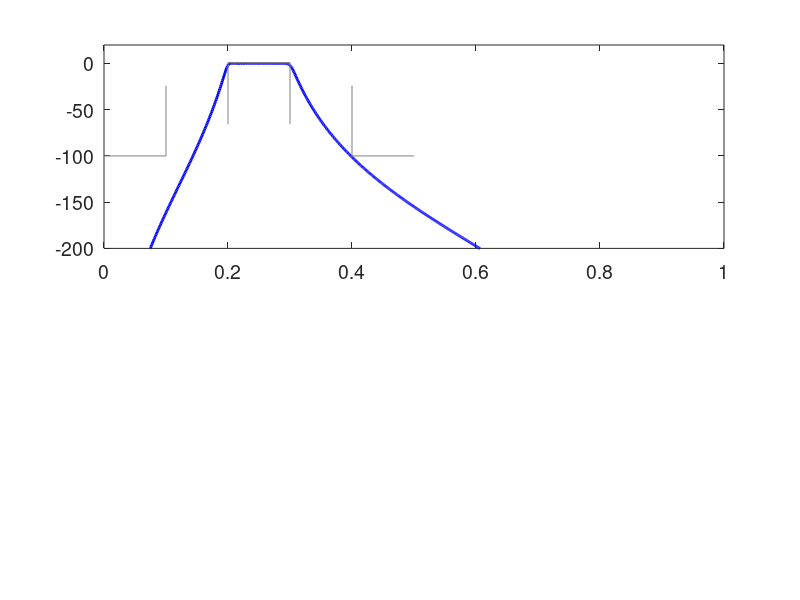

This figure's MATLAB source: (Note: this script raises an error after producing the figure.)
%% Exercise 1.1
% Clear all variables and command window
clear all;
close all;
clc;

%% Construct Butterworth filter
% Create filter coefficients for Butterworth bandpass filter 
% with the given specifications
wp = [0.2 0.3];
ws = [0.1 0.4];
Rp = 2;
Rs = 100;
[n, wn] = buttord(wp,ws,Rp,Rs);
[B, A] = butter(n,wn,'bandpass');
% Compute the 1000 element frequency response
[H, w] = freqz(B,A,1e3);
H=H';
w=w'./pi;

%% Plot the frequency response
close all;
% Plot the magnitude and the pahse of the frequency response
figure('Name', 'Frequncy response', 'position', [800 300 700 450]);
subplot(2,1,1)
p_mag=plot(w, mag2db(abs(H)), 'b-');
ylim([-200, 20])
xlim([0 1])
set(gca, 'Fontsize', 14)
set(p_mag, 'Linewidth', 2)
% Add vertical lines to illustrate filter specifiations
y_lims=get(gca, 'YLim');
line([wp(1), wp(1)], [Rp/2+ 1/3*y_lims(1), Rp/2],...
    'color', [.5, .5, .5])
line([wp(2), wp(2)], [Rp/2+ 1/3*y_lims(1), Rp/2],...
    'color', [.5, .5, .5])
line([ws(1), ws(1)], [-Rs, Rp/2-25],...
    'color', [.5, .5, .5])
line([ws(2), ws(2)], [-Rs, Rp/2-25],...
    'color', [.5, .5, .5])
% Add horisontal lines to illustrate filter specifications
x_lims=get(gca, 'Xlim');
line([wp(1), wp(2)], [Rp/2, Rp/2],...
    'color', [.5, .5, .5])
line([x_lims(1), ws(1)], [-Rs, -Rs],...
    'color', [.5, .5, .5])
line([ws(2), ws(2)+1/10], [-Rs, -Rs],...
    'color', [.5, .5, .5])
% The order of the filter is the double of the value returned
% by buttord (see documentation for butter function)
title(string(2*n) + 'th order Butterworth filter')
xlabel('Normalized frequency')
ylabel('|H| [dB]')
legend('|H|', 'Specifications')
subplot(2,1,2)
plot(w, rad2deg(angle(H)), 'r-')
xlabel('Normalized frequency')
ylabel('\angle H [degrees]')
set(gca, 'Fontsize', 14);
grid on
legend('\angle H')
% Export
hgexport(gcf, 'handson8_spec_orig.eps')
%% pole/zero location 
figure('Name', 'Pole and zero location', 'position', [800 200 500 500]);
p_pz=zplane(B, A);
set(gca, 'Fontsize', 14)
set(p_pz, 'Linewidth', 1.2)
grid on
% Export
hgexport(gcf, 'handson8_pz.eps')
%% Impulse response
% Compute the 10000 element impulse response
[h, t] = impz(B,A,1e5);
% Cut impulse response at effective length.
% Truncate impulse response when amplitude is no longer higher than
% 10% of the maximum value, to obtain the effective impulse response. 
% Find the last index where this happens
maxu = max(abs(h));
i_last_element = find(abs(h)>0.1*maxu,1,'last');
% Define effective response as the original response up to the found
% index i
h_eff=h(1:i_last_element);
% Window the effective impulse response
% Define new vectors, which are the effective impulse response cutted at
% 75%, 60 %, 50% and 10 % of the length of the effective impulse response
h_eff75=h_eff(1:floor(.75*(length(h_eff)-1)));
h_eff60=h_eff(1:floor(.6*(length(h_eff)-1)));
h_eff40=h_eff(1:floor(.4*(length(h_eff)-1)));
h_eff10=h_eff(1:floor(.1*(length(h_eff)-1)));
% Transform to the Fourier domain to obtain the filters of all versions of
% the effective impulse response. Use sampling frequency fs=2 to obtain 
% normalized spectrum
fs=2;
[H_eff, freq_eff]=spectrum_maker(h_eff, fs);
[H_eff75, freq_eff75]=spectrum_maker(h_eff75, fs);
[H_eff60, freq_eff60]=spectrum_maker(h_eff60, fs);
[H_eff40, freq_eff40]=spectrum_maker(h_eff40, fs);
[H_eff10, freq_eff10]=spectrum_maker(h_eff10, fs);
%% Plot impulse responses and frequency responses
close all;
% plot impulse responses on top of each other
figure('Name', 'impulse responses', 'Position', [700, 100, 800, 300])
p_eff=stem(0:length(h_eff)-1, h_eff, 'k.');
hold on
p_eff75=stem(0:length(h_eff75)-1, h_eff75, 'r.');
p_eff60=stem(0:length(h_eff60)-1, h_eff60, 'c.');
p_eff40=stem(0:length(h_eff40)-1, h_eff40, 'b.');
p_eff10=stem(0:length(h_eff10)-1, h_eff10, 'g.');
xlabel('k [sample number]')
ylabel('Amplitude a.u.')
legend('h_{eff}[k]', '75% of h_{eff}[k]', '60% of h_{eff}[k]',...
    '40% of h_{eff}[k]','10% of h_{eff}[k]',...
    'Location', 'NorthEastOutside') 
set(gca, 'Fontsize', 14)
set(p_eff, 'Linewidth', 1, 'Markersize', 1);
set(p_eff75, 'Linewidth', 1.1, 'Markersize', 1.1);
set(p_eff60, 'Linewidth', 1.2, 'Markersize', 1.2);
set(p_eff40, 'Linewidth', 1.3, 'Markersize', 1.3);
set(p_eff10, 'Linewidth', 1.4, 'Markersize', 1.4);
grid on
% Export
hgexport(gcf, 'handson8_impulse_responses.eps')
% plot frequency responses on top of each other.
figure('Name', 'frequency responses', 'Position', [700, 100, 900, 850])
% Plot the magnitude response
subplot(2,1,1)
P_eff=plot(freq_eff-1, fftshift(mag2db(abs(H_eff))), 'k-');
hold on
P_eff75=plot(freq_eff75-1, fftshift(mag2db(abs(H_eff75))), 'r-');
P_eff60=plot(freq_eff60-1, fftshift(mag2db(abs(H_eff60))), 'm-');
P_eff40=plot(freq_eff40-1, fftshift(mag2db(abs(H_eff40))), 'b-');
P_eff10=plot(freq_eff10-1, fftshift(mag2db(abs(H_eff10))), 'g-');
xlabel('Normalized frequency')
ylabel('|H| [dB]')
title('Magnitude response')
grid on
legend('DFT of h_{eff}[k]', 'DFT of 75% of h_{eff}[k]',...
    'DFT of 60% of h_{eff}[k]',...
    'DFT of 40% of h_{eff}[k]','DFT of 10% of h_{eff}[k]',...
    'Location', 'NorthEastOutside') 
set(gca, 'Fontsize', 14)
lw=1.2;
set(P_eff, 'Linewidth', lw)
set(P_eff75, 'Linewidth', lw)
set(P_eff60, 'Linewidth', lw)
set(P_eff40, 'Linewidth', lw)
set(P_eff10, 'Linewidth', lw)
% Plot the phase of the frequency response
subplot(2,1,2)
P_eff=plot(freq_eff-1, fftshift(rad2deg(angle(H_eff))), 'k-');
hold on
P_eff75=plot(freq_eff75-1, fftshift(rad2deg(angle(H_eff75))), 'r-');
P_eff60=plot(freq_eff60-1, fftshift(rad2deg(angle(H_eff60))), 'm-');
P_eff40=plot(freq_eff40-1, fftshift(rad2deg(angle(H_eff40))), 'b-');
P_eff10=plot(freq_eff10-1, fftshift(rad2deg(angle(H_eff10))), 'g-');
xlabel('Normalized frequency')
ylabel('\angle H [degrees]')
title('Phase response')
grid on
legend('DFT of h_{eff}[k]', 'DFT of 75% of h_{eff}[k]',...
    'DFT of 60% of h_{eff}[k]',...
    'DFT of 40% of h_{eff}[k]','DFT of 10% of h_{eff}[k]',...
    'Location', 'NorthEastOutside') 
set(gca, 'Fontsize', 14)
lw=1.2;
set(P_eff, 'Linewidth', 1)
set(P_eff75, 'Linewidth', 1)
set(P_eff60, 'Linewidth', 1)
set(P_eff40, 'Linewidth', 1)
set(P_eff10, 'Linewidth', 1)
% Export
hgexport(gcf, 'handson8_spec_cutted.eps')